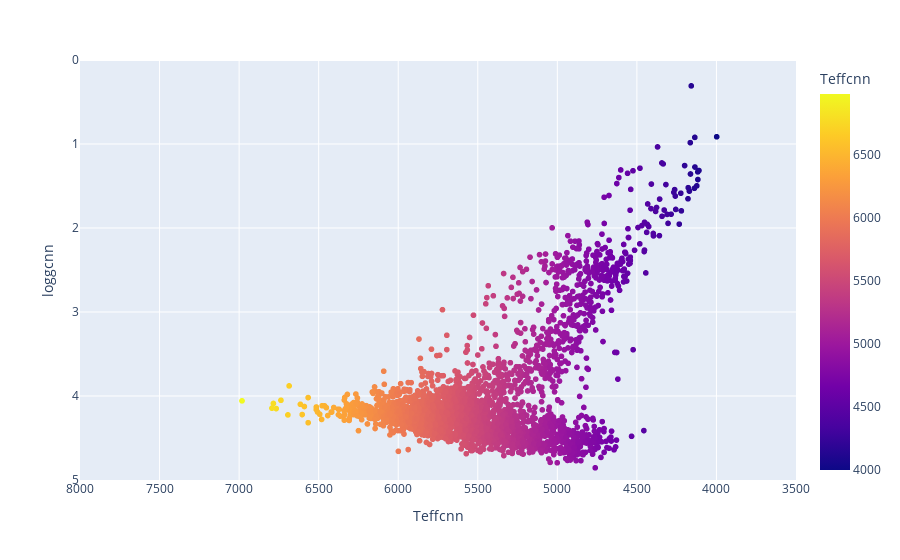

Notebook source saved alongside this figure:
### Code cell
fig = px.scatter(dataSet, x="Teffcnn", y="loggcnn", color='Teffcnn')
fig.update_xaxes(range=[8000, 3500])
fig.update_yaxes(range=[5, 0])
fig.show()

### Figure 1 — Plotly figure (JSON) as saved in the notebook; plotly's stock layout.template omitted (floating-point values rounded to 4 significant figures; data arrays with more than 128 entries replaced by an {"elided": "..."} marker saying what was removed)
{"data": [{"hovertemplate": "Teffcnn=%{marker.color}<br>loggcnn=%{y}<extra></extra>", "legendgroup": "", "marker": {"color": {"elided": "2766 float values"}, "coloraxis": "coloraxis", "symbol": "circle"}, "mode": "markers", "name": "", "showlegend": false, "type": "scattergl", "x": {"elided": "2766 float values"}, "xaxis": "x", "y": {"elided": "2766 float values"}, "yaxis": "y"}], "layout": {"coloraxis": {"colorbar": {"title": {"text": "Teffcnn"}}, "colorscale": [[0, "#0d0887"], [0.1111, "#46039f"], [0.2222, "#7201a8"], [0.3333, "#9c179e"], [0.4444, "#bd3786"], [0.5556, "#d8576b"], [0.6667, "#ed7953"], [0.7778, "#fb9f3a"], [0.8889, "#fdca26"], [1, "#f0f921"]]}, "legend": {"tracegroupgap": 0}, "margin": {"t": 60}, "xaxis": {"anchor": "y", "domain": [0, 1], "range": [8000, 3500], "title": {"text": "Teffcnn"}}, "yaxis": {"anchor": "x", "domain": [0, 1], "range": [5, 0], "title": {"text": "loggcnn"}}}}
